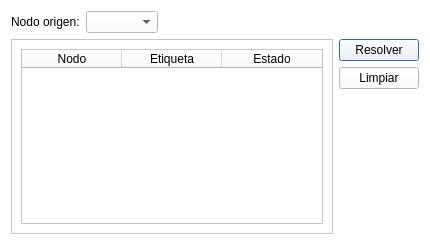
<?xml version="1.0" encoding="UTF-8"?>
<ui version="4.0">
 <class>Dialog</class>
 <widget class="QDialog" name="Dialog">
  <property name="geometry">
   <rect>
    <x>0</x>
    <y>0</y>
    <width>430</width>
    <height>245</height>
   </rect>
  </property>
  <property name="palette">
   <palette>
    <active>
     <colorrole role="WindowText">
      <brush brushstyle="SolidPattern">
       <color alpha="255">
        <red>0</red>
        <green>0</green>
        <blue>0</blue>
       </color>
      </brush>
     </colorrole>
     <colorrole role="Button">
      <brush brushstyle="SolidPattern">
       <color alpha="255">
        <red>255</red>
        <green>255</green>
        <blue>255</blue>
       </color>
      </brush>
     </colorrole>
     <colorrole role="Light">
      <brush brushstyle="SolidPattern">
       <color alpha="255">
        <red>255</red>
        <green>255</green>
        <blue>255</blue>
       </color>
      </brush>
     </colorrole>
     <colorrole role="Midlight">
      <brush brushstyle="SolidPattern">
       <color alpha="255">
        <red>255</red>
        <green>255</green>
        <blue>255</blue>
       </color>
      </brush>
     </colorrole>
     <colorrole role="Dark">
      <brush brushstyle="SolidPattern">
       <color alpha="255">
        <red>127</red>
        <green>127</green>
        <blue>127</blue>
       </color>
      </brush>
     </colorrole>
     <colorrole role="Mid">
      <brush brushstyle="SolidPattern">
       <color alpha="255">
        <red>170</red>
        <green>170</green>
        <blue>170</blue>
       </color>
      </brush>
     </colorrole>
     <colorrole role="Text">
      <brush brushstyle="SolidPattern">
       <color alpha="255">
        <red>0</red>
        <green>0</green>
        <blue>0</blue>
       </color>
      </brush>
     </colorrole>
     <colorrole role="BrightText">
      <brush brushstyle="SolidPattern">
       <color alpha="255">
        <red>255</red>
        <green>255</green>
        <blue>255</blue>
       </color>
      </brush>
     </colorrole>
     <colorrole role="ButtonText">
      <brush brushstyle="SolidPattern">
       <color alpha="255">
        <red>0</red>
        <green>0</green>
        <blue>0</blue>
       </color>
      </brush>
     </colorrole>
     <colorrole role="Base">
      <brush brushstyle="SolidPattern">
       <color alpha="255">
        <red>255</red>
        <green>255</green>
        <blue>255</blue>
       </color>
      </brush>
     </colorrole>
     <colorrole role="Window">
      <brush brushstyle="SolidPattern">
       <color alpha="255">
        <red>255</red>
        <green>255</green>
        <blue>255</blue>
       </color>
      </brush>
     </colorrole>
     <colorrole role="Shadow">
      <brush brushstyle="SolidPattern">
       <color alpha="255">
        <red>0</red>
        <green>0</green>
        <blue>0</blue>
       </color>
      </brush>
     </colorrole>
     <colorrole role="AlternateBase">
      <brush brushstyle="SolidPattern">
       <color alpha="255">
        <red>255</red>
        <green>255</green>
        <blue>255</blue>
       </color>
      </brush>
     </colorrole>
     <colorrole role="ToolTipBase">
      <brush brushstyle="SolidPattern">
       <color alpha="255">
        <red>255</red>
        <green>255</green>
        <blue>220</blue>
       </color>
      </brush>
     </colorrole>
     <colorrole role="ToolTipText">
      <brush brushstyle="SolidPattern">
       <color alpha="255">
        <red>0</red>
        <green>0</green>
        <blue>0</blue>
       </color>
      </brush>
     </colorrole>
     <colorrole role="PlaceholderText">
      <brush brushstyle="SolidPattern">
       <color alpha="128">
        <red>0</red>
        <green>0</green>
        <blue>0</blue>
       </color>
      </brush>
     </colorrole>
    </active>
    <inactive>
     <colorrole role="WindowText">
      <brush brushstyle="SolidPattern">
       <color alpha="255">
        <red>0</red>
        <green>0</green>
        <blue>0</blue>
       </color>
      </brush>
     </colorrole>
     <colorrole role="Button">
      <brush brushstyle="SolidPattern">
       <color alpha="255">
        <red>255</red>
        <green>255</green>
        <blue>255</blue>
       </color>
      </brush>
     </colorrole>
     <colorrole role="Light">
      <brush brushstyle="SolidPattern">
       <color alpha="255">
        <red>255</red>
        <green>255</green>
        <blue>255</blue>
       </color>
      </brush>
     </colorrole>
     <colorrole role="Midlight">
      <brush brushstyle="SolidPattern">
       <color alpha="255">
        <red>255</red>
        <green>255</green>
        <blue>255</blue>
       </color>
      </brush>
     </colorrole>
     <colorrole role="Dark">
      <brush brushstyle="SolidPattern">
       <color alpha="255">
        <red>127</red>
        <green>127</green>
        <blue>127</blue>
       </color>
      </brush>
     </colorrole>
     <colorrole role="Mid">
      <brush brushstyle="SolidPattern">
       <color alpha="255">
        <red>170</red>
        <green>170</green>
        <blue>170</blue>
       </color>
      </brush>
     </colorrole>
     <colorrole role="Text">
      <brush brushstyle="SolidPattern">
       <color alpha="255">
        <red>0</red>
        <green>0</green>
        <blue>0</blue>
       </color>
      </brush>
     </colorrole>
     <colorrole role="BrightText">
      <brush brushstyle="SolidPattern">
       <color alpha="255">
        <red>255</red>
        <green>255</green>
        <blue>255</blue>
       </color>
      </brush>
     </colorrole>
     <colorrole role="ButtonText">
      <brush brushstyle="SolidPattern">
       <color alpha="255">
        <red>0</red>
        <green>0</green>
        <blue>0</blue>
       </color>
      </brush>
     </colorrole>
     <colorrole role="Base">
      <brush brushstyle="SolidPattern">
       <color alpha="255">
        <red>255</red>
        <green>255</green>
        <blue>255</blue>
       </color>
      </brush>
     </colorrole>
     <colorrole role="Window">
      <brush brushstyle="SolidPattern">
       <color alpha="255">
        <red>255</red>
        <green>255</green>
        <blue>255</blue>
       </color>
      </brush>
     </colorrole>
     <colorrole role="Shadow">
      <brush brushstyle="SolidPattern">
       <color alpha="255">
        <red>0</red>
        <green>0</green>
        <blue>0</blue>
       </color>
      </brush>
     </colorrole>
     <colorrole role="AlternateBase">
      <brush brushstyle="SolidPattern">
       <color alpha="255">
        <red>255</red>
        <green>255</green>
        <blue>255</blue>
       </color>
      </brush>
     </colorrole>
     <colorrole role="ToolTipBase">
      <brush brushstyle="SolidPattern">
       <color alpha="255">
        <red>255</red>
        <green>255</green>
        <blue>220</blue>
       </color>
      </brush>
     </colorrole>
     <colorrole role="ToolTipText">
      <brush brushstyle="SolidPattern">
       <color alpha="255">
        <red>0</red>
        <green>0</green>
        <blue>0</blue>
       </color>
      </brush>
     </colorrole>
     <colorrole role="PlaceholderText">
      <brush brushstyle="SolidPattern">
       <color alpha="128">
        <red>0</red>
        <green>0</green>
        <blue>0</blue>
       </color>
      </brush>
     </colorrole>
    </inactive>
    <disabled>
     <colorrole role="WindowText">
      <brush brushstyle="SolidPattern">
       <color alpha="255">
        <red>127</red>
        <green>127</green>
        <blue>127</blue>
       </color>
      </brush>
     </colorrole>
     <colorrole role="Button">
      <brush brushstyle="SolidPattern">
       <color alpha="255">
        <red>255</red>
        <green>255</green>
        <blue>255</blue>
       </color>
      </brush>
     </colorrole>
     <colorrole role="Light">
      <brush brushstyle="SolidPattern">
       <color alpha="255">
        <red>255</red>
        <green>255</green>
        <blue>255</blue>
       </color>
      </brush>
     </colorrole>
     <colorrole role="Midlight">
      <brush brushstyle="SolidPattern">
       <color alpha="255">
        <red>255</red>
        <green>255</green>
        <blue>255</blue>
       </color>
      </brush>
     </colorrole>
     <colorrole role="Dark">
      <brush brushstyle="SolidPattern">
       <color alpha="255">
        <red>127</red>
        <green>127</green>
        <blue>127</blue>
       </color>
      </brush>
     </colorrole>
     <colorrole role="Mid">
      <brush brushstyle="SolidPattern">
       <color alpha="255">
        <red>170</red>
        <green>170</green>
        <blue>170</blue>
       </color>
      </brush>
     </colorrole>
     <colorrole role="Text">
      <brush brushstyle="SolidPattern">
       <color alpha="255">
        <red>127</red>
        <green>127</green>
        <blue>127</blue>
       </color>
      </brush>
     </colorrole>
     <colorrole role="BrightText">
      <brush brushstyle="SolidPattern">
       <color alpha="255">
        <red>255</red>
        <green>255</green>
        <blue>255</blue>
       </color>
      </brush>
     </colorrole>
     <colorrole role="ButtonText">
      <brush brushstyle="SolidPattern">
       <color alpha="255">
        <red>127</red>
        <green>127</green>
        <blue>127</blue>
       </color>
      </brush>
     </colorrole>
     <colorrole role="Base">
      <brush brushstyle="SolidPattern">
       <color alpha="255">
        <red>255</red>
        <green>255</green>
        <blue>255</blue>
       </color>
      </brush>
     </colorrole>
     <colorrole role="Window">
      <brush brushstyle="SolidPattern">
       <color alpha="255">
        <red>255</red>
        <green>255</green>
        <blue>255</blue>
       </color>
      </brush>
     </colorrole>
     <colorrole role="Shadow">
      <brush brushstyle="SolidPattern">
       <color alpha="255">
        <red>0</red>
        <green>0</green>
        <blue>0</blue>
       </color>
      </brush>
     </colorrole>
     <colorrole role="AlternateBase">
      <brush brushstyle="SolidPattern">
       <color alpha="255">
        <red>255</red>
        <green>255</green>
        <blue>255</blue>
       </color>
      </brush>
     </colorrole>
     <colorrole role="ToolTipBase">
      <brush brushstyle="SolidPattern">
       <color alpha="255">
        <red>255</red>
        <green>255</green>
        <blue>220</blue>
       </color>
      </brush>
     </colorrole>
     <colorrole role="ToolTipText">
      <brush brushstyle="SolidPattern">
       <color alpha="255">
        <red>0</red>
        <green>0</green>
        <blue>0</blue>
       </color>
      </brush>
     </colorrole>
     <colorrole role="PlaceholderText">
      <brush brushstyle="SolidPattern">
       <color alpha="128">
        <red>0</red>
        <green>0</green>
        <blue>0</blue>
       </color>
      </brush>
     </colorrole>
    </disabled>
   </palette>
  </property>
  <property name="windowTitle">
   <string>Solucion</string>
  </property>
  <layout class="QVBoxLayout" name="verticalLayout">
   <item>
    <layout class="QHBoxLayout" name="horizontalLayout_2">
     <item>
      <widget class="QLabel" name="label">
       <property name="text">
        <string>Nodo origen:</string>
       </property>
      </widget>
     </item>
     <item>
      <widget class="QComboBox" name="comboBox_nodos"/>
     </item>
     <item>
      <spacer name="horizontalSpacer">
       <property name="orientation">
        <enum>Qt::Horizontal</enum>
       </property>
       <property name="sizeHint" stdset="0">
        <size>
         <width>40</width>
         <height>20</height>
        </size>
       </property>
      </spacer>
     </item>
    </layout>
   </item>
   <item>
    <layout class="QHBoxLayout" name="horizontalLayout_7">
     <item>
      <widget class="QScrollArea" name="scrollArea_4">
       <property name="widgetResizable">
        <bool>true</bool>
       </property>
       <widget class="QWidget" name="scrollAreaWidgetContents_4">
        <property name="geometry">
         <rect>
          <x>0</x>
          <y>0</y>
          <width>320</width>
          <height>190</height>
         </rect>
        </property>
        <layout class="QVBoxLayout" name="verticalLayout_10">
         <item>
          <widget class="QTableWidget" name="tableWidget_dijkstra">
           <attribute name="horizontalHeaderStretchLastSection">
            <bool>true</bool>
           </attribute>
           <column>
            <property name="text">
             <string>Nodo</string>
            </property>
           </column>
           <column>
            <property name="text">
             <string>Etiqueta</string>
            </property>
           </column>
           <column>
            <property name="text">
             <string>Estado</string>
            </property>
           </column>
          </widget>
         </item>
        </layout>
       </widget>
      </widget>
     </item>
     <item>
      <layout class="QVBoxLayout" name="verticalLayout_11">
       <item>
        <widget class="QPushButton" name="pushButton_resolver">
         <property name="text">
          <string>Resolver</string>
         </property>
        </widget>
       </item>
       <item>
        <widget class="QPushButton" name="pushButton_limpiar">
         <property name="text">
          <string>Limpiar</string>
         </property>
        </widget>
       </item>
       <item>
        <spacer name="verticalSpacer_4">
         <property name="orientation">
          <enum>Qt::Vertical</enum>
         </property>
         <property name="sizeHint" stdset="0">
          <size>
           <width>20</width>
           <height>40</height>
          </size>
         </property>
        </spacer>
       </item>
      </layout>
     </item>
    </layout>
   </item>
  </layout>
 </widget>
 <resources/>
 <connections/>
</ui>
